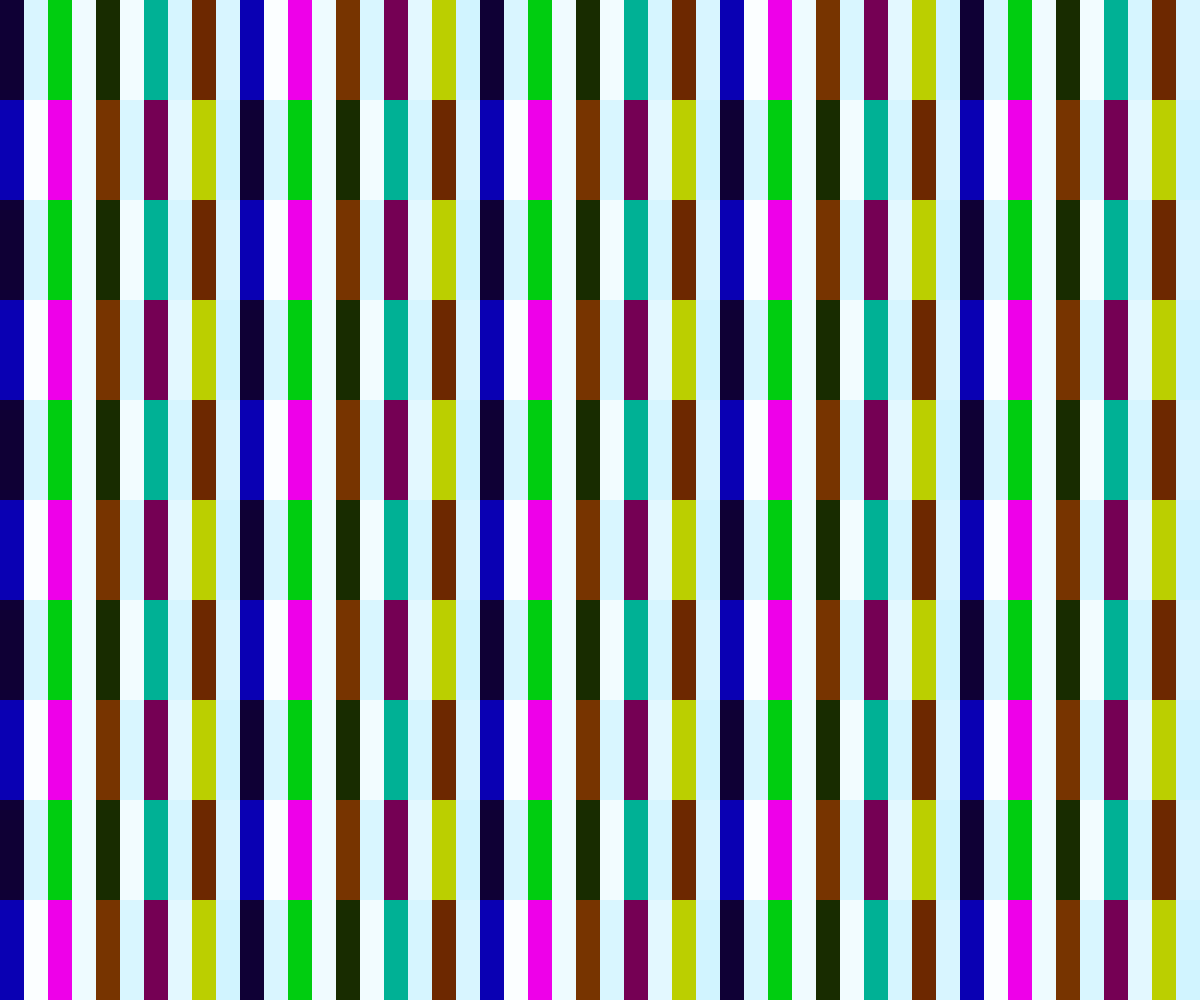
Frame 1 (no input)
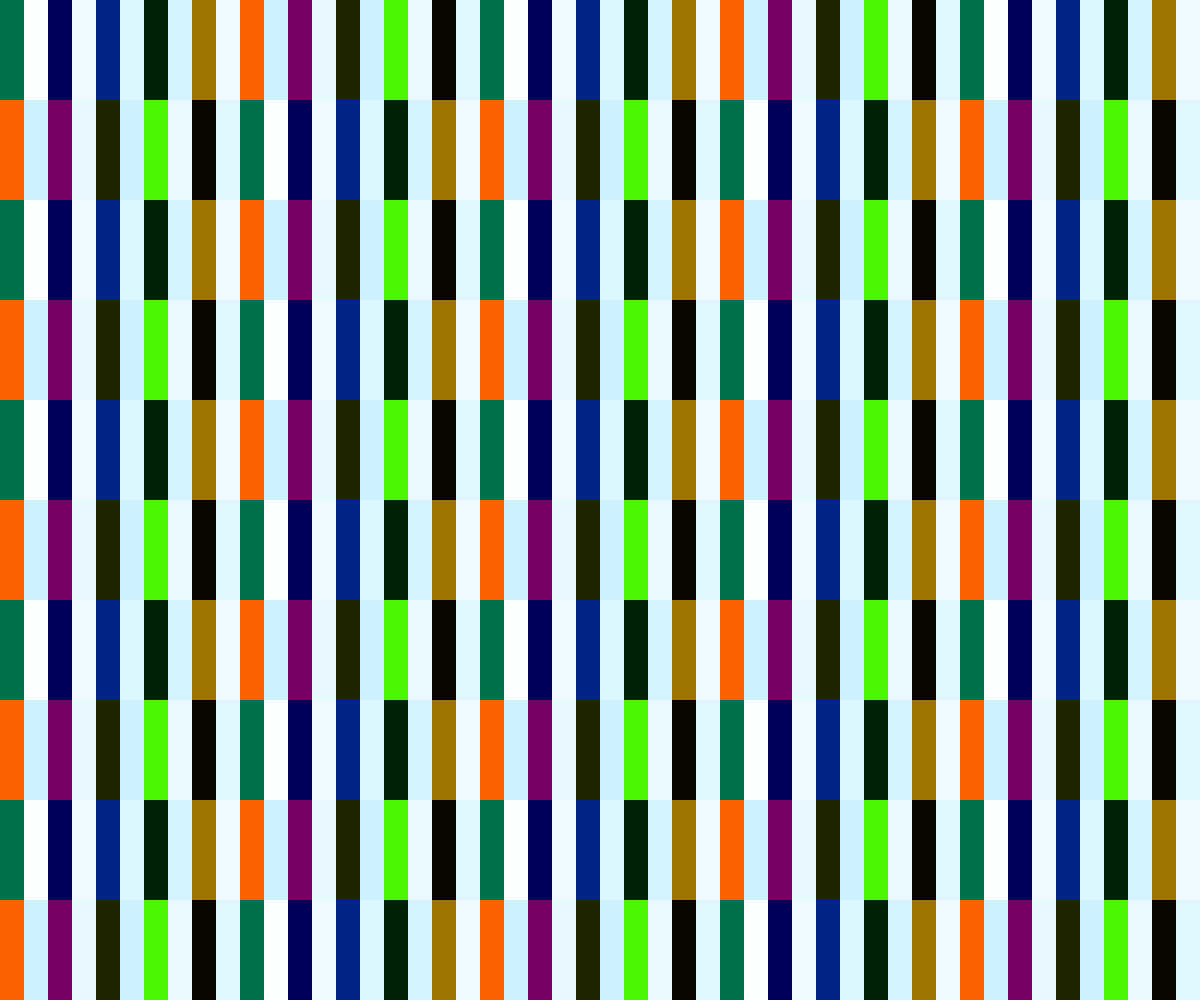
Frame 2 (the mouse pressed at the canvas centre, redrawn once)

The p5.js sketch that drew these frames (run headless with seeded random() and noise() and a simulated clock; the mouse was pressed at the canvas centre and the sketch redrawn once):

// p5.js sketch
// ── sketch.js
'use strict';

var tileCountX = 50;
var tileCountY = 10;

//creating a global variable and setting it tp 20
var colorCount = 20;

//creating global variables for the HSB and setting them to arrays to use later
var hueValues = [];
var saturationValues = [];
var brightnessValues = [];


function setup() {
  createCanvas(windowWidth, windowHeight);
  colorMode(HSB, 360, 100, 100, 100);
  noStroke();
}

function draw() {
  noLoop();

  //creating a colour palette based on a set of rules
  //creating an array of colours that switches and generates contrasting colours between certain values
  for (var i = 0; i < colorCount; i++) {
    if (i % 2 == 0) {
      hueValues[i] = random(360);
      saturationValues[i] = 100;
      brightnessValues[i] = random(100);
    } else {
      hueValues[i] = 195;
      saturationValues[i] = random(20);
      brightnessValues[i] = 100;
    }
  }

  //counting the tiles
  var counter = 0;

  var tileWidth = width / tileCountX;
  var tileHeight = height / tileCountY;

  for (var gridY = 0; gridY < tileCountY; gridY++) {
    for (var gridX = 0; gridX < tileCountX; gridX++) {
        var posX = tileWidth * gridX;
        var posY = tileHeight * gridY;

        //this makes sure that the index selected will always be in the range of colourCount even if the counter goes above the number
        var index = counter % colorCount;
        
        //getting the values stored in each colour array to fill the grid of tiles
        var col = color(hueValues[index], saturationValues[index], brightnessValues[index]);
        fill(col);

        rect(posX, posY, tileWidth, tileHeight);

        //adding to the counter
        counter++;
    }
  }


}
